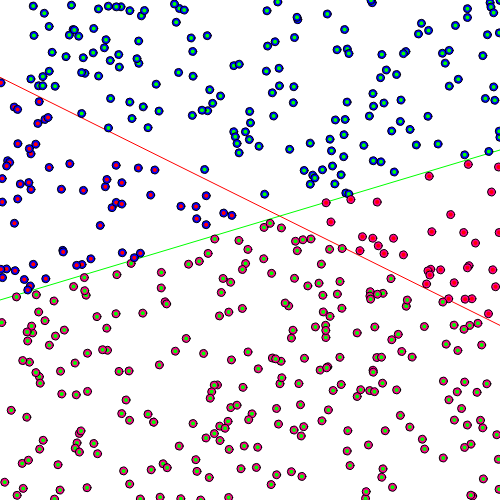
Frame 1 (no input)
Frame 60 (no input): identical to frame 1, image omitted
Frame 120 (the mouse pressed at the canvas centre since frame 60): identical to frame 1, image omitted

The p5.js sketch that drew this single still picture (run headless with seeded random() and noise() and a simulated clock; from frame 60 on, the mouse is pressed at the canvas centre):

// p5.js sketch
// ── sketch.js
var button;
let points = [];
let brain;
let trainingIndex = 0;
let noWrongGuesses = true;
let trainingInterval;
let iterations;
let isTraining = false;

function setup() {
  for (let i = 0; i < 500; i++) {
    points.push(new Point());
  }

  brain = new Perceptron(3, 0.01);
  let nextBtn = (button = createButton("Next Training Iteration"));
  button.position(600, 250);
  button.mousePressed(nextIteration);
  let trainBtn = (button = createButton("Train Continously"));
  button.position(600, 350);
  button.mousePressed(startTraining);
  let stopBtn = (button = createButton("Pause Training"));
  nextBtn.class("btn");
  trainBtn.class("btn");
  stopBtn.class("btn");
  button.position(600, 450);
  button.mousePressed(pauseTraining);
  iterations = createDiv();
  iterations.style("font-size", "32");
  iterations.position(600, 10);

  createCanvas(500, 500);
}

function draw() {
  background(255);

  iterations.html(
    `<p>Iterations: ${brain.iterations}</p><p>Accuracy: ${
      brain.accuracy
    }%</p><p>Learning Rate: ${brain.learningRate}</p>`
  );

  stroke(255, 0, 0);
  let p1 = new Point(-1, brain.getY(-1));
  let p2 = new Point(1, brain.getY(1));
  line(p2.pixelX(), p2.pixelY(), p1.pixelX(), p1.pixelY());

  stroke(0, 255, 0);
  let p3 = new Point(-1, eq(-1));
  let p4 = new Point(1, eq(1));
  line(p3.pixelX(), p3.pixelY(), p4.pixelX(), p4.pixelY());

  noWrongGuesses = true;
  for (let point of points) {
    point.show();
    let inputs = [point.x, point.y, point.bias];
    let target = point.label;
    let guess = brain.predict(inputs);
    if (guess == target) {
      fill(0, 255, 0);
    } else {
      fill(255, 0, 0);
      noWrongGuesses = false;
    }
    noStroke();
    ellipse(point.pixelX(), point.pixelY(), 4, 4);
  }
}

function startTraining() {
  if (!isTraining) {
    isTraining = true;
    trainingInterval = setInterval(nextIteration, 100);
  }
}

function nextIteration() {
  training = points[trainingIndex];
  let inputs = [training.x, training.y, training.bias];
  let target = training.label;
  brain.train(inputs, target);
  trainingIndex++;

  if (trainingIndex == points.length) {
    trainingIndex = 0;
  }
  if (noWrongGuesses) {
    clearInterval(trainingInterval);
    isTraining = false;
    console.log("Training Complete");
    alert("Training Complete");
  }
}

function pauseTraining() {
  clearInterval(trainingInterval);
  isTraining = false;
  console.log("Training Paused");
  alert("Training Paused");
}

// ── Perceptron.js
function activationFn(input) {
  return input >= 0 ? 1 : -1;
}

class Perceptron {
  constructor(n, learningRate = 0.01) {
    this.weights = [];
    this.learningRate = learningRate;
    this.error = 0;
    this.accuracy = 0;
    this.iterations = 0;
    this.correctGuesses = 0;
    for (let i = 0; i < n; i++) {
      this.weights.push(random(-1, 1));
    }
  }

  predict(inputs) {
    let weightedSum = 0;
    for (let i in this.weights) {
      weightedSum += inputs[i] * this.weights[i];
    }
    return activationFn(weightedSum);
  }

  train(inputs, target) {
    let guess = this.predict(inputs);
    this.error = target - guess;

    for (let i in this.weights) {
      this.weights[i] += this.error * inputs[i] * this.learningRate;
    }
    this.iterations++;
    if (this.error == 0) {
      this.accuracy = (++this.correctGuesses / this.iterations) * 100;
    }
    console.log("iteration:", this.iterations, ", error:", this.error);
  }

  getY(x) {
    let w0 = this.weights[0];
    let w1 = this.weights[1];
    let w2 = this.weights[2];

    return -w2 / w1 - (w0 / w1) * x;
  }
}

// ── Point.js
eq = x => 0.3 * x + 0.1;

class Point {
  constructor(x_, y_) {
    this.x = x_ || random(-1, 1);
    this.y = y_ || random(-1, 1);
    this.bias = 1;
    let lineY = eq(this.x);
    if (this.y > lineY) {
      this.label = 1;
    } else {
      this.label = -1;
    }
  }

  pixelX() {
    return map(this.x, -1, 1, 0, width);
  }

  pixelY() {
    return map(this.y, -1, 1, height, 0);
  }

  show() {
    stroke(0);
    fill(0);

    if (this.label == 1) {
      fill(0, 0, 255);
    } else {
      fill(255, 0, 144);
    }

    let px = this.pixelX();
    let py = this.pixelY();
    ellipse(px, py, 8, 8);
  }
}
